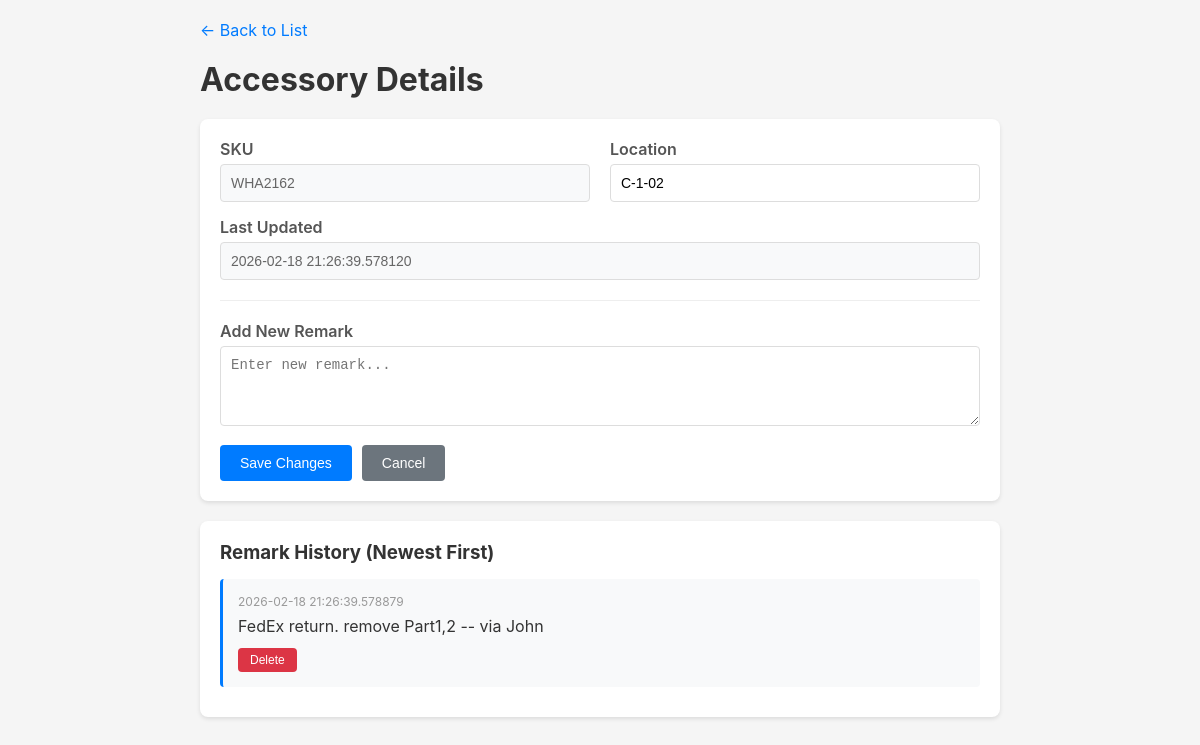
Page /detail/2 on the earlier database version.
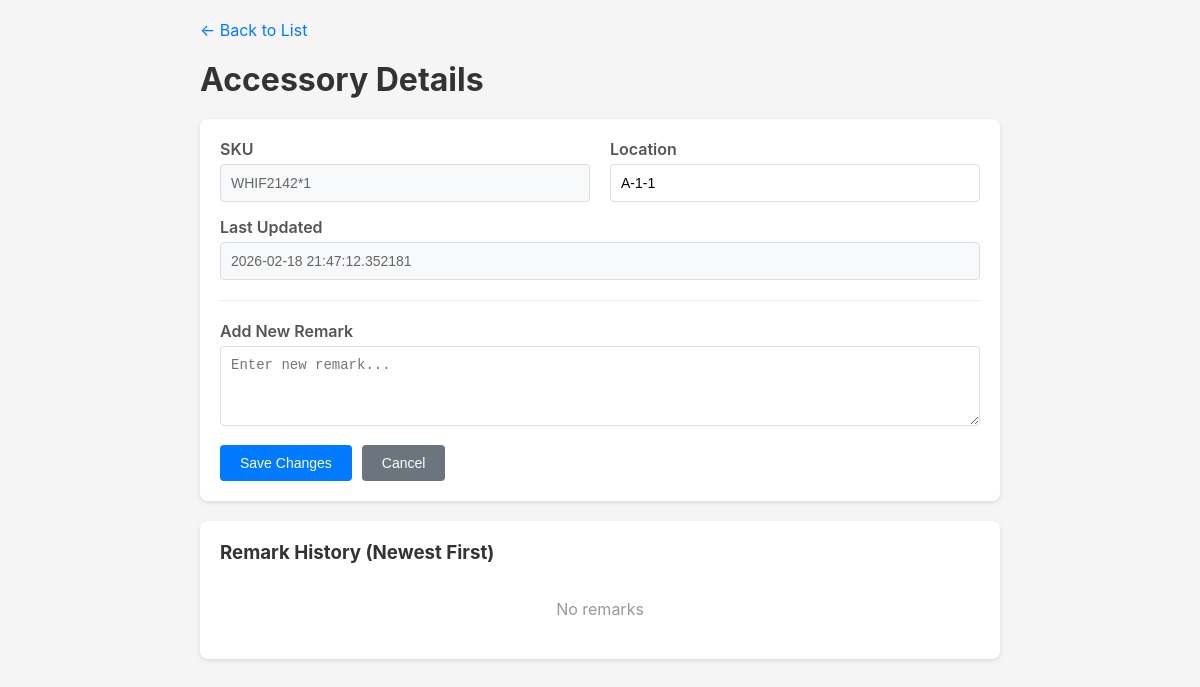
Same page on the later database version.
### tables this page shows
CREATE TABLE accessories (
            id INTEGER PRIMARY KEY AUTOINCREMENT,
            sku TEXT NOT NULL,
            location TEXT NOT NULL,
            updated_at TIMESTAMP DEFAULT CURRENT_TIMESTAMP
        );

CREATE TABLE remarks (
            id INTEGER PRIMARY KEY AUTOINCREMENT,
            accessory_id INTEGER NOT NULL,
            content TEXT NOT NULL,
            created_at TIMESTAMP DEFAULT CURRENT_TIMESTAMP,
            FOREIGN KEY (accessory_id) REFERENCES accessories(id) ON DELETE CASCADE
        );

### app.py (the view)
@app.route("/detail/<int:id>")
def detail(id):
    conn = get_db()
    cursor = conn.cursor()
    cursor.execute("SELECT * FROM accessories WHERE id = ?", (id,))
    accessory = cursor.fetchone()
    if not accessory:
        conn.close()
        return "Accessory not found", 404
    cursor.execute(
        """
        SELECT * FROM remarks
        WHERE accessory_id = ?
        ORDER BY created_at DESC
    """,
        (id,),
    )
    remarks = []
    for row in cursor.fetchall():
        remarks.append(
            {
                "id": row["id"],
                "content": row["content"],
                "created_at": row["created_at"],
            }
        )
    conn.close()
    return render_template("detail.html", accessory=dict(accessory), remarks=remarks)

### app.py (called while the page is built)
def get_db():
    conn = sqlite3.connect(DB_PATH)
    conn.row_factory = sqlite3.Row
    return conn

### templates/detail.html (shortened to what this page needs)
<!DOCTYPE html>
<html lang="en">
<head>
</head>
<body>
    <div class="container">
        <a href="{{ url_for('index') }}" class="back-link">← Back to List</a>
        <h1>Accessory Details</h1>
        <div class="card">
            <form action="{{ url_for('update_accessory', id=accessory.id) }}" method="post">
                <div class="info-row">
                    <div class="info-item">
                        <label>SKU</label>
                        <input type="text" value="{{ accessory.sku }}" readonly>
                    </div>
                    <div class="info-item">
                        <label>Location</label>
                        <input type="text" name="location" value="{{ accessory.location }}" required>
                    </div>
                </div>
                <div class="info-row">
                    <div class="info-item">
                        <label>Last Updated</label>
                        <input type="text" value="{{ accessory.updated_at }}" readonly>
                    </div>
                </div>
                <div class="add-remark">
                    <label>Add New Remark</label>
                    <textarea name="new_remark" placeholder="Enter new remark..."></textarea>
                </div>
                <div class="form-actions">
                    <button type="submit">Save Changes</button>
                    <a href="{{ url_for('index') }}">
                        <button type="button" class="btn-secondary">Cancel</button>
                    </a>
                </div>
            </form>
        </div>
        <div class="card remarks-section">
            <h3>Remark History (Newest First)</h3>
            {% if remarks %}
                {% for remark in remarks %}
                <div class="remark-item">
                    <div class="remark-time">{{ remark.created_at }}</div>
                    <div class="remark-content">{{ remark.content }}</div>
                    <div class="remark-actions">
                        <form action="{{ url_for('delete_remark', remark_id=remark.id) }}" method="post" style="display:inline;" onsubmit="return confirm('Delete this remark?');">
                            <button type="submit" class="btn-small btn-danger">Delete</button>
                        </form>
                    </div>
                </div>
                {% endfor %}
            {% else %}
                <div class="no-remarks">No remarks</div>
            {% endif %}
        </div>
    </div>
</body>
</html>

Differences in the rows shown:
removed remarks: created_at "2026-02-18 21:26:39.578879", content "FedEx return. remove Part1,2 -- via John"
changed accessories: sku "WHA2162" → "WHIF2142*1"; location "C-1-02" → "A-1-1"; updated_at "2026-02-18 21:26:39.578120" → "2026-02-18 21:47:12.352181"
Other differences:
text now shown: "No remarks"
